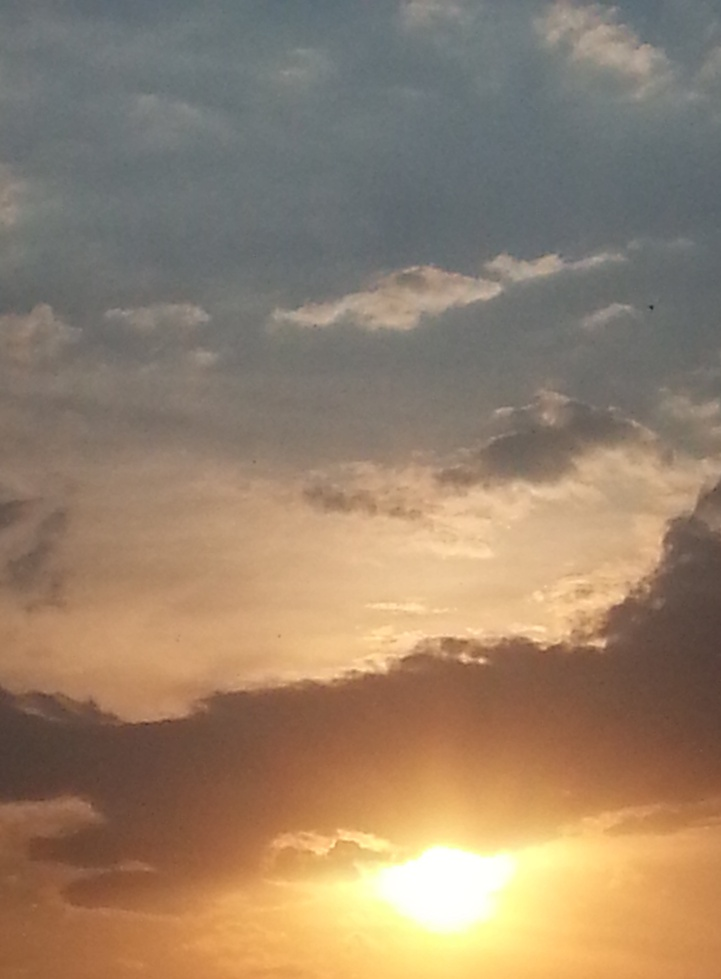
#> input picture Chapter_06/images/sunset.jpg, 721 x 979 px, shrunk from 2056 x 2792 before the run
$ python ch06_rec01_01_pil_demo.py images/sunset.jpg   (Python 2 division)
#> lines starting #> are read from the running program, lines starting #| are printed output that depends on the picture
import os
import sys
from PIL import Image, ImageChops, ImageFilter


class DemoPIL(object):
    def __init__(self, image_file=None):
#> called with image_file = 'images/sunset.jpg'
        self.fixed_filters = [ff for ff in dir(ImageFilter) if ff.isupper()]

        assert image_file is not None
        assert os.path.isfile(image_file) is True
        self.image_file = image_file
        self.image = Image.open(self.image_file)
#> self.image is the input picture: PIL image 721x979 RGB; mean R, G, B 151.3, 129.8, 107.1

    def run_fixed_filters_demo(self):
        self._make_temp_dir()
        for ffilter in self.fixed_filters:
            temp_img = self.apply_filter(ffilter)
            temp_img.save(self._get_temp_name(ffilter))
#> this loop made 11 passes
#> pass 2, in apply_filter (call 2), `temp_img = self.image.filter(filter_callable)`:
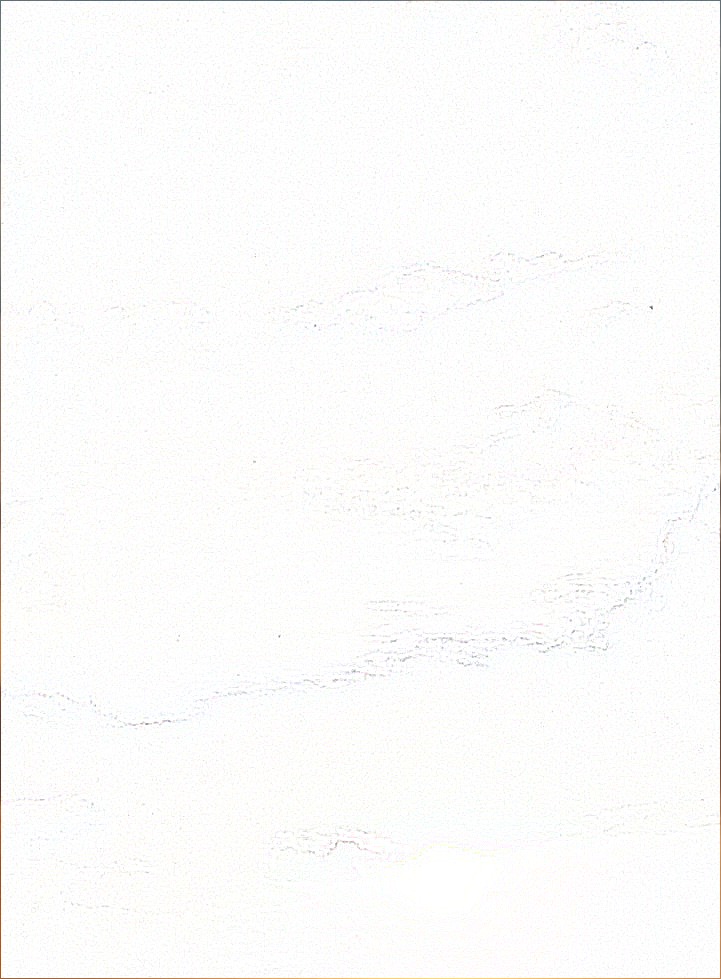
#> temp_img: PIL image 721x979 RGB; mean R, G, B 252, 252, 251.6
        print "Images are in: {0}".format((self.ff_tempdir),)

    def _make_temp_dir(self):
        from tempfile import mkdtemp
        self.ff_tempdir = mkdtemp(prefix="ff_demo")

    def _get_temp_name(self, filter_name):
        name, ext = os.path.splitext(os.path.basename(self.image_file))
        newimage_file = name + "-" + filter_name + ext
        path = os.path.join(self.ff_tempdir, newimage_file)
        return path

    def _get_filter(self, filter_name):
        real_filter = eval("ImageFilter." + filter_name)
        return real_filter

    def apply_filter(self, filter_name):
        print "Applying filter: " + filter_name
        filter_callable = self._get_filter(filter_name)
        # prevent calling non-fixed filters for now
        if filter_name in self.fixed_filters:
#> (the run stopped early here; a loop or call above may not have finished)
